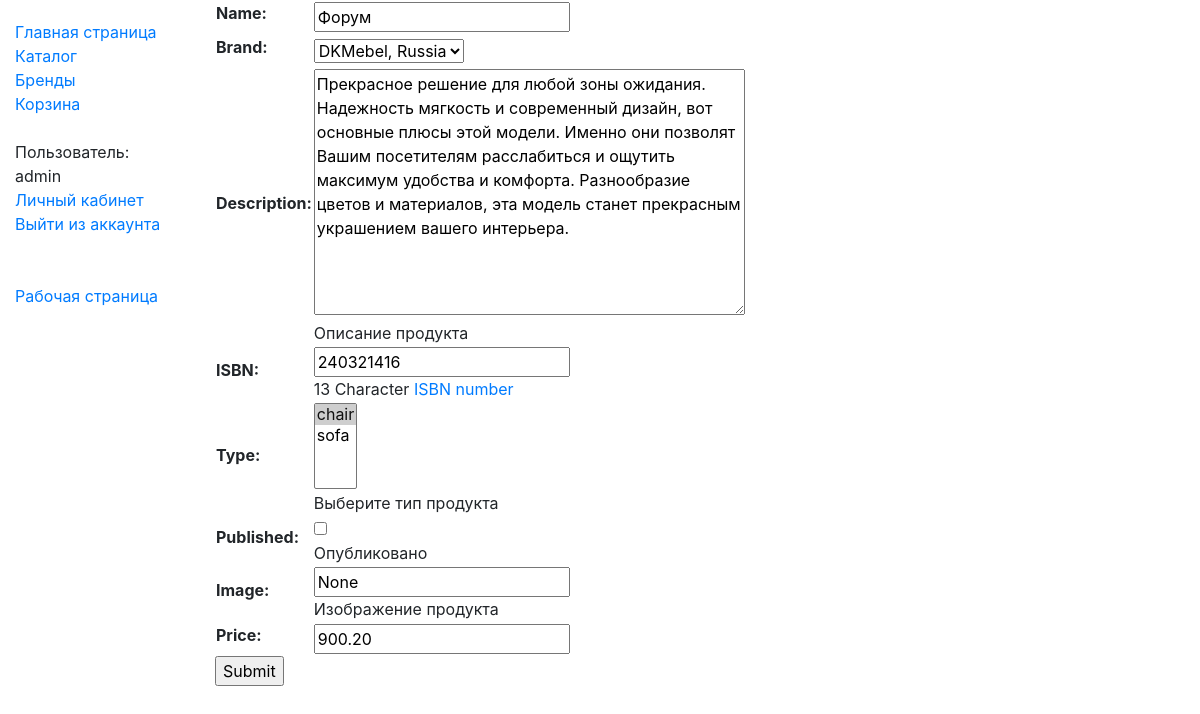
/catalog/furniture/3/update/ (signed in), run on the app's committed database.
### catalog/models.py (models this page shows, shortened)
class Furniture(models.Model):
    name = models.CharField(max_length=200)
    brand = models.ForeignKey('Brand', on_delete=models.SET_NULL, null=True)
    description = models.TextField(max_length=1000, help_text="Описание продукта")
    isbn = models.CharField('ISBN', max_length=13,
                            help_text='13 Character <a href="https://www.isbn-international.org/content/what-isbn">ISBN number</a>')
    type = models.ManyToManyField(Type, help_text="Выберите тип продукта")
    published = models.BooleanField(default=False, help_text="Опубликовано")
    image = models.CharField(max_length=500, help_text="Изображение продукта", null=True)
    price = models.DecimalField(max_digits=6, decimal_places=2, default=1000.20)
    def display_type(self):
        return ', '.join(type.name for type in self.type.all()[:3])
    display_type.short_description = 'type'
    class Meta:
        ordering = ['brand']

class Brand(models.Model):
    name = models.CharField(max_length=100)
    country = models.CharField(max_length=100)
    description = models.CharField(max_length=500, null=True)
    def __str__(self):
        return '%s, %s' % (self.name, self.country)
    class Meta:
        ordering = ['name']

class Type(models.Model):
    name = models.CharField(max_length=200, help_text="Enter the product type")
    def __str__(self):
        return self.name

### catalog/views.py (the view)
# urls.py: path('furniture/<int:pk>/update/', views.FurnitureUpdate.as_view(), name='furniture-update'),
class FurnitureUpdate(PermissionRequiredMixin, UpdateView):
    permission_required = 'catalog.worker'
    model = Furniture
    fields = '__all__' # Not recommended (potential security issue if more fields added)

### catalog/templates/catalog/furniture_form.html (shortened to what this page needs)
{% extends "base_generic.html" %}
{% block content %}
  <form action="" method="post">
    <table>
    {{ form.as_table }}
    </table>
    <input type="submit" value="Submit">
  </form>
{% endblock %}

### catalog/templates/base_generic.html (shortened to what this page needs)
<!DOCTYPE html>
<html lang="en">
<head>
  <link rel="stylesheet" href="https://cdn.jsdelivr.net/npm/bootstrap@4.5.3/dist/css/bootstrap.min.css">
  {% load static %}
  <link rel="stylesheet" href="{% static 'css/styles.css' %}">
</head>
<body>
  <div class="container-fluid">
    <div class="row">
      <div class="col-sm-2"  >
      {% block sidebar %}
        <ul class="sidebar-nav" style="width:250px;">
            <li><a href="{% url 'index' %}">Главная страница</a></li>
            <li><a href="{% url 'furniture' %}">Каталог</a></li>
            <li><a href="{% url 'brand' %}">Бренды</a></li>
            {% if user.is_authenticated %}
            <li><a href="{% url 'basket' %}">Корзина</a></li>
            {% endif %}
            <br>
            {% if user.is_authenticated %}
                <li>Пользователь: <br>
                    {% if user.first_name and user.last_name %}
                        {{ user.first_name }} {{ user.last_name }}
                    {% else %}
                        {{ user.get_username }}
                    {% endif %}
                </li>
                <li><a href="{% url 'my-account' %}">Личный кабинет</a></li>
                <li><a href="{% url 'logout'%}?next={{request.path}}">Выйти из аккаунта</a></li>
            {% else %}
                <li><a href="{% url 'login'%}?next={{request.path}}">Войти в аккаунт</a></li>
            {% endif %}
            <br><br>
            {% if perms.catalog.worker%}
                <li><a href="{% url 'workers-page' %}"> Рабочая страница </a> </li>
            {% endif %}
        </ul>
     {% endblock %}
      </div>
      <div class="col-sm-10">{% block content %}{% endblock %}
      </div>
    </div>
  </div>
</body>
</html>

### catalog/static/css/styles.css (style rules this page uses)
.sidebar-nav { margin-top: 20px; padding: 0; list-style: none; }

### data on the page
Furniture: name "Форум", brand "DKMebel, Russia", description "Прекрасное решение для любой зоны ожидания. Надежность мягкость и современный дизайн, вот основные плюсы этой модели. Именно они позволят Вашим посетителям расслабиться и ощутить максимум удобства и комфорта. Разнообразие цветов и материалов, эта модель станет прекрасным украшением вашего интерьера.", isbn "240321416", image "None", price "900.20"

### other printed values
{{ user.get_username }} "admin"
